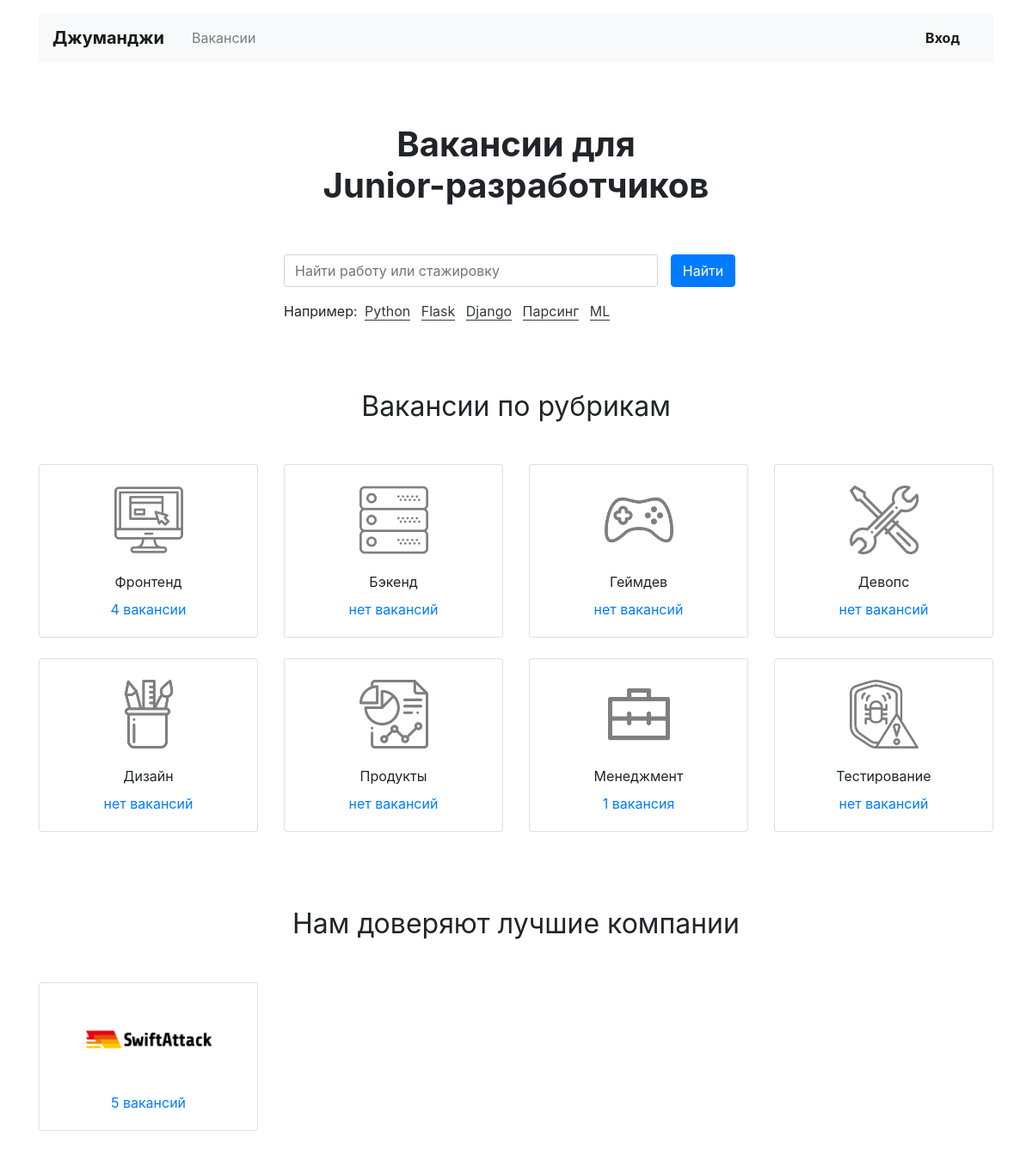
The page / on the database its author committed.
### vacancies/models.py (models this page shows)
class Specialty(models.Model):
    code = models.CharField(max_length=15)
    title = models.CharField(max_length=20)
    picture = models.ImageField(upload_to='speciality_images/')
    class Meta:
        app_label = 'vacancies'

class Company(models.Model):
    name = models.CharField(max_length=20)
    location = models.CharField(max_length=50)
    logo = models.ImageField(upload_to='company_images/', blank=True, null=True)
    description = models.TextField()
    employee_count = models.IntegerField()
    owner = models.OneToOneField(User, on_delete=models.CASCADE, related_name='Company')
    class Meta:
        app_label = 'vacancies'

### vacancies/views.py (the view)
# urls.py: path('', main_view, name='all_vacancies'),
def main_view(request):
    print(User.objects.filter(username=request.user).count())
    return render(request, 'index.html', {
        'companies': Company.objects.all(),
        'vacancies': Vacancy.objects.all(),
        'specialty': Specialty.objects.all(),
    })

### vacancies/context_processor.py (called while the page is built)
def statistics(request):
    return {
        'user': User.objects.filter(username=request.user)
    }

### vacancies/templatetags/filters.py (called while the page is built)
@register.filter(name='null_to_no')
def null_to_no(value):#отслеживание и замена нулей на "нет"
    if str(value) == '0':
        return 'нет'
    return value

@register.filter(name='rus_plural_endings')
def rus_plural_endings_1(value, arg):
    if 5 <= abs(value) % 100 <= 20 or value == 0:
        return arg + 'ий'
    if abs(value) % 10 == 1:
        return arg+'ия'
    if 2 <= abs(value) % 10 <= 4:
        return arg + 'ии'

### vacancies/templates/index.html (shortened to what this page needs)
{% extends 'base.html' %}
{% load filters %}
{% block head_page %}
<head>
  <link rel="stylesheet" href="https://stackpath.bootstrapcdn.com/bootstrap/4.3.1/css/bootstrap.min.css">
</head>
{% endblock %}
{% block main_bloc %}
<main class="container mt-3">
  <section>
    <h1 class="h1 text-center mx-auto mt-4 py-5"><strong>Вакансии для <br>Junior-разработчиков</strong></h1>
    <div class="row">
      <div class="col-12 col-md-8 col-lg-6 offset-lg-3 offset-md-2">
        <form class="form-inline mb-3" enctype="multipart/form-data">
          <div class="form-group col-8 col-md-10 pl-0">
            <input class="form-control w-100" type="search" placeholder="Найти работу или стажировку" aria-label="Найти работу или стажировку">
          </div>
          <div class="form-group col-4 col-md-2 pl-0">
            <button class="btn btn-primary w-100" type="submit">Найти</button>
          </div>
        </form>
        <p>Например:
          <a href="#" class="text-dark border-bottom border-dark m-1 text-decoration-none">Python</a>
          <a href="#" class="text-dark border-bottom border-dark m-1 text-decoration-none">Flask</a>
          <a href="#" class="text-dark border-bottom border-dark m-1 text-decoration-none">Django</a>
          <a href="#" class="text-dark border-bottom border-dark m-1 text-decoration-none">Парсинг</a>
          <a href="#" class="text-dark border-bottom border-dark m-1 text-decoration-none">ML</a>
        </p>
      </div>
    </div>
  </section>
  <section class="mt-5 pt-3">
    <h2 class="h2 font-weight-normal text-center mb-5">Вакансии по рубрикам</h2>
    <div class="row mb-0">
      {% for spec in specialty %}
      <div class="col-6 col-md-6 col-lg-3">
        <div class="card pt-4 text-center mb-4">
          <img class="mx-auto d-block" src="{{spec.picture.url}}" width="80" height="80" alt="">
          <div class="card-body">
            <p class="card-text mb-2">{{ spec.title }}</p>
            <p class="card-text"><a href="{%url 'vacancies_cat' spec.code %}">{{ spec.vacancies.count|null_to_no }} {{ spec.vacancies.count|rus_plural_endings:'ваканс' }}</a></p>
          </div>
        </div>
      </div>
      {% endfor %}
    </div>
  </section>
  <section class="my-5 pt-3">
    <h2 class="h2 font-weight-normal text-center mb-5">Нам доверяют лучшие компании</h2>
    <div class="row mb-0">
    {% for company_data in companies %}
      <div class="col-6 col-md-6 col-lg-3">
        <div class="card pt-4 text-center mb-4">
          <a href="" style="max-width: 150px;" class="mx-auto d-block">
            <img class="mx-auto d-block mw-100" src="{{company_data.logo.url}}" alt="">
          </a>
          <div class="card-body">
            <p class="card-text"><a href="{%url 'companies' company_data.id %}">{{ company_data.vacancies.count|null_to_no }} {{ company_data.vacancies.count|rus_plural_endings:'ваканс' }}</a></p>
          </div>
        </div>
      </div>
    {% endfor %}
    </div>
  </section>
</main>
{% endblock %}

### rows shown on the page
Specialty: picture (picture), title "Фронтенд", vacancies.count|null_to_no "4", vacancies.count|rus_plural_endings "вакансии"
Specialty: picture (picture), title "Бэкенд", vacancies.count|null_to_no "нет", vacancies.count|rus_plural_endings "вакансий"
Specialty: picture (picture), title "Геймдев", vacancies.count|null_to_no "нет", vacancies.count|rus_plural_endings "вакансий"
Specialty: picture (picture), title "Девопс", vacancies.count|null_to_no "нет", vacancies.count|rus_plural_endings "вакансий"
Specialty: picture (picture), title "Дизайн", vacancies.count|null_to_no "нет", vacancies.count|rus_plural_endings "вакансий"
Specialty: picture (picture), title "Продукты", vacancies.count|null_to_no "нет", vacancies.count|rus_plural_endings "вакансий"
Specialty: picture (picture), title "Менеджмент", vacancies.count|null_to_no "1", vacancies.count|rus_plural_endings "вакансия"
Specialty: picture (picture), title "Тестирование", vacancies.count|null_to_no "нет", vacancies.count|rus_plural_endings "вакансий"
Company: logo (picture), vacancies.count|null_to_no "5", vacancies.count|rus_plural_endings "вакансий"
